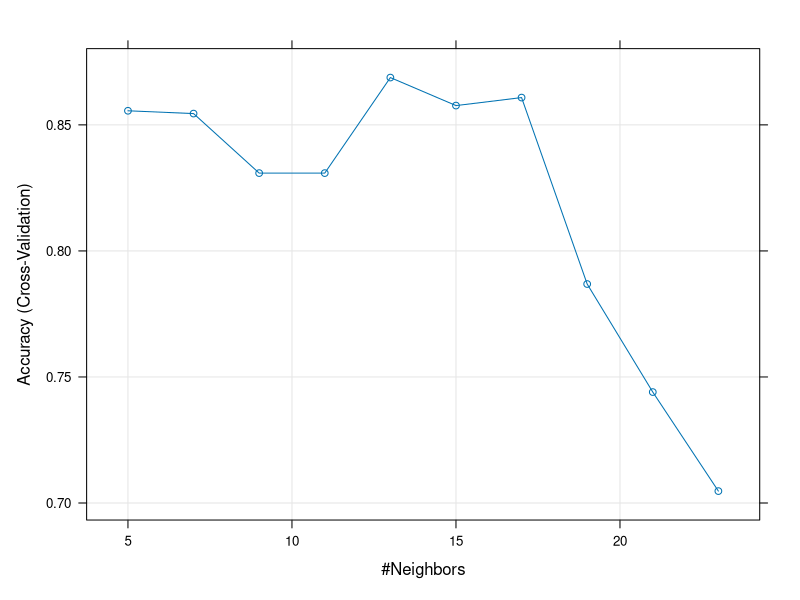

This figure's R source:
library(readxl)
library(caret)
library(class)
library(tidyverse)

# 2. Încarcă datele
date <- read_excel("ICE.xlsx")

# 3. Selectează doar coloanele relevante
date_filtrat <- date %>%
  select(`Ani asteptati de scolarizare`,
         `Gradul de inscriere in invatamantul primar`,
         `Gradul de inscriere in invatamantul secundar`,
         `Rata de finalizare a invatamantului primar`,
         `Nivel educațional general al țării`)

# 4. Elimină rânduri cu valori lipsă
date_filtrat <- na.omit(date_filtrat)

# 5. Transformă coloana țintă într-un factor (multi-clasă)
date_filtrat$`Nivel educațional general al țării` <- as.factor(date_filtrat$`Nivel educațional general al țării`)

# 6. Împarte datele în seturi de antrenare/test
set.seed(123)
ind <- createDataPartition(date_filtrat$`Nivel educațional general al țării`, p = 0.8, list = FALSE)
train_data <- date_filtrat[ind, ]
test_data <- date_filtrat[-ind, ]

# 7. Creează modelul KNN
control <- trainControl(method = "cv", number = 10)
model_knn <- train(`Nivel educațional general al țării` ~ ., 
                   data = train_data,
                   method = "knn",
                   trControl = control,
                   preProcess = c("center", "scale"),
                   tuneLength = 10)

# 8. Rezultate model
print(model_knn)
plot(model_knn)

# 9. Preziceri și evaluare
predictii <- predict(model_knn, newdata = test_data)
conf_matrix <- confusionMatrix(predictii, test_data$`Nivel educațional general al țării`)
print(conf_matrix)